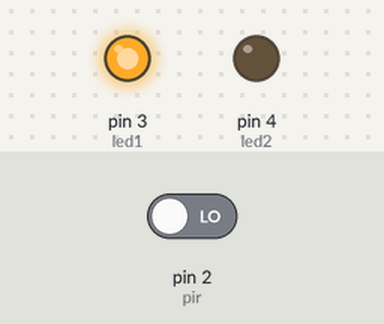
A sketch run on a simulated Arduino Uno, built with avr-gcc and run on an emulated ATmega328P. Shown: output pins drawn as LEDs (lit = HIGH). Inputs (shaded band) come from the test bench; at power-on: pin 2 (pir) LOW. What the sketch prints to the serial monitor is not drawn.

Above: at 4.8 s.
4.9 s: pin 2 (pir) driven HIGH
At 7.5 s:
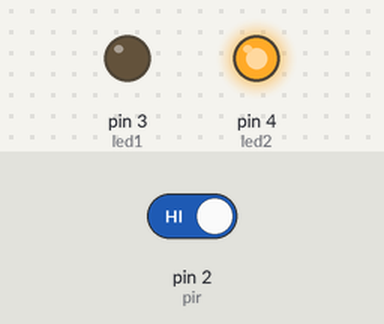
8.5 s: pin 2 (pir) driven LOW
At 10.8 s:
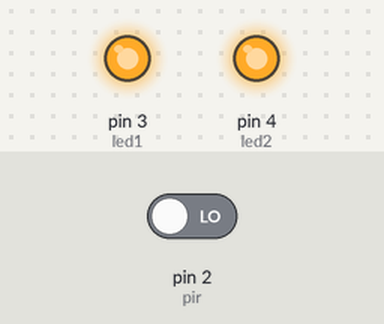
Timing chart, 0 to 12.5 s (numbered marks = the images above; inputs shaded):
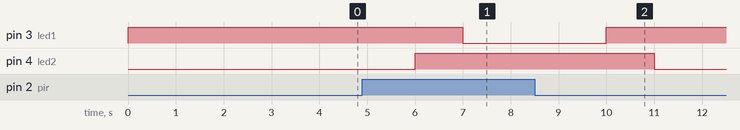

Measured:
- after the input at 4.9 s, pin 3 (led1): HIGH → LOW after 2.1 s; pin 4 (led2): LOW → HIGH after 1.1 s
- after the input at 8.5 s, pin 3 (led1): LOW → HIGH after 1.5 s; pin 4 (led2): HIGH → LOW after 2.5 s

The sketch:

PIR_motion_detection.ino
```cpp
// C++ code
//
int pir = 2;
int led1 = 3;
int led2 = 4;
void setup()
{
  pinMode(pir, INPUT);
  pinMode(led1, OUTPUT);
  pinMode(led2, OUTPUT);
  Serial.begin(9600);
}

void loop()
{
  int i = digitalRead(pir);
  Serial.print(i);

  if (i == 1){
    digitalWrite(led2, HIGH);
    delay(1000);
    digitalWrite(led1, LOW);
    delay(1000);
  }
  else{
    digitalWrite(led1, HIGH);
    delay(1000);
    digitalWrite(led2, LOW);
    delay(1000);
}
}
```
